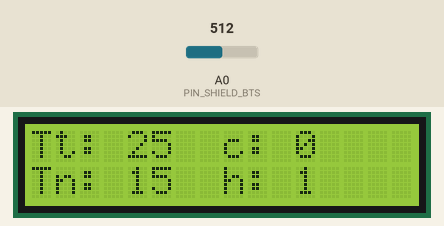
A sketch run on a simulated Arduino Uno, built with avr-gcc and run on an emulated ATmega328P. On the bench: 16×2 character LCD. Inputs (shaded band) come from the test bench; at power-on: A0 (PIN_SHIELD_BTS) = 512.

Above: at 0.1 s.
At 1.1 s:
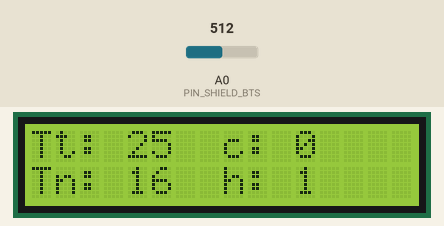
At 2.1 s:
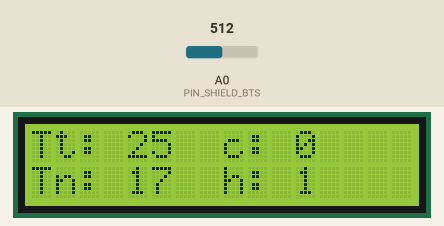
At 5.1 s:
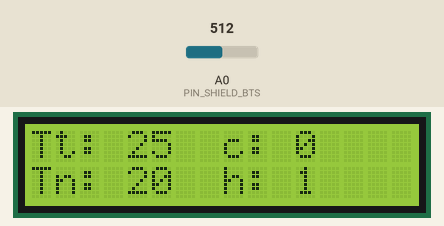
At 7.1 s:
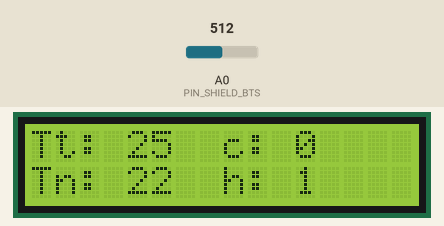
At 10.1 s:
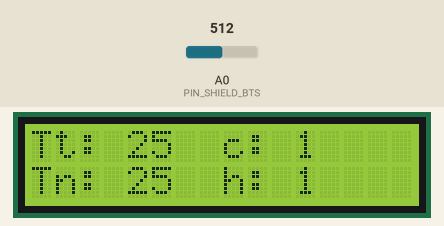

The sketch:

thermostat.ino
```cpp
#include <LiquidCrystal.h>

#include "defines.h"


LiquidCrystal lcd(PIN_LCD_RS, PIN_LCD_EN, PIN_LCD_D4, PIN_LCD_D5, PIN_LCD_D6, PIN_LCD_D7);

bool g_light_is_on = true;

int8_t g_prev_bt_state = BT_NONE;
unsigned long g_bt_delay = 0;

int8_t g_temp_now = 15;
int8_t g_temp_target = 25;

unsigned long g_time_last_regulation = 0;


void printTempTarget()
{
	lcd.setCursor(0, 0);
	lcd.print(F("Tt: "));

	lcd.setCursor(4, 0);
	lcd.print(g_temp_target);

	if (g_temp_target < 10)
	{
		lcd.setCursor(5, 0);
		lcd.print(F(" "));
	}
}

void printTempNow()
{
	lcd.setCursor(0, 1);
	lcd.print(F("Tn: "));

	lcd.setCursor(4, 1);
	lcd.print(g_temp_now);

	if (g_temp_now < 10)
	{
		lcd.setCursor(5, 1);
		lcd.print(F(" "));
	}
}

void printCooling(int8_t v)
{
	lcd.setCursor(8, 0);
	lcd.print(F("c: "));

	lcd.setCursor(11, 0);
	lcd.print(v);
}

void printHeating(int8_t v)
{
	lcd.setCursor(8, 1);
	lcd.print(F("h: "));

	lcd.setCursor(11, 1);
	lcd.print(v);
}

void setup()
{
    pinMode(PIN_LCD_LIGHT, INPUT);

    lcd.begin(16, 2);

    printTempNow();
    printTempTarget();
}

void toggleLight()
{
    if (g_light_is_on)
    {
        pinMode(PIN_LCD_LIGHT, OUTPUT);
        digitalWrite(PIN_LCD_LIGHT, LOW);
        g_light_is_on = false;
    }
    else
    {
        pinMode(PIN_LCD_LIGHT, INPUT);
        g_light_is_on = true;
    }
}

void btUp()
{
	if (g_temp_target < TEMP_MAX_TARGET)
	{
		g_temp_target++;
		printTempTarget();
	}
}

void btDown()
{
	if (g_temp_target > TEMP_MIN_TARGET)
	{
		g_temp_target--;
		printTempTarget();
	}
}

void btSelect()
{
	toggleLight();
}

void btReleased(int8_t bt)
{
    if (bt == BT_DOWN)
        btDown();
    else if (bt == BT_UP)
        btUp();
    else if (bt == BT_SELECT)
    	btSelect();
}

int8_t checkButtonPress()
{
    int8_t bt;
    const int16_t bt_analog_value = analogRead(PIN_SHIELD_BTS);

    if (bt_analog_value < RIGHT_THRESHOLD)
        bt = BT_RIGHT;
    else if (bt_analog_value < DOWN_THRESHOLD)
        bt = BT_UP;
    else if (bt_analog_value < UP_THRESHOLD)
        bt = BT_DOWN;
    else if (bt_analog_value < LEFT_THRESHOLD)
        bt = BT_LEFT;
    else if (bt_analog_value < SEL_THRESHOLD)
        bt = BT_SELECT;
    else
        bt = BT_NONE;

    return bt;
}

void handleButtonPress(const int8_t bt)
{
    if ((millis() - g_bt_delay) > DEBOUNCE_TIME)
    {
        if ((bt == BT_NONE) && (g_prev_bt_state != BT_NONE))
        {
            btReleased(g_prev_bt_state);
            g_bt_delay = millis();
        }
    }
    g_prev_bt_state = bt;
}

int8_t passed_regulation_interval()
{
	unsigned long time_now = millis();
	if (time_now - g_time_last_regulation >= REGULATION_INTERVAL)
	{
		g_time_last_regulation = time_now;
		return 1;
	}
	return 0;
}

void loop()
{
    // Increase or decrease target temperature
    const int8_t bt_pressed = checkButtonPress();
	handleButtonPress(bt_pressed);

	// Show if it is cooling
    if (g_temp_now >= g_temp_target)
    	printCooling(1);
    else
    	printCooling(0);

	// Show if it is heating
    if (g_temp_now <= g_temp_target)
    	printHeating(1);
    else
    	printHeating(0);

	// Regulate temperature
	if (passed_regulation_interval())
	{
		if (g_temp_now < g_temp_target)
	    {
			g_temp_now++;
	    	printTempNow();
	    }
		else if (g_temp_now > g_temp_target)
	    {
	    	g_temp_now--;
	    	printTempNow();
	    }
	}
}
```

defines.h
```cpp
// Serial pins
#define PIN_D0 0
#define PIN_D1 1

#define PIN_D2 2
#define PIN_D3 3

// LCD Shield pins
#define PIN_SHIELD_BTS A0
#define PIN_LCD_D4 4
#define PIN_LCD_D5 5
#define PIN_LCD_D6 6
#define PIN_LCD_D7 7
#define PIN_LCD_RS 8
#define PIN_LCD_EN 9
#define PIN_LCD_LIGHT 10

// SPI pins
#define PIN_MOSI 11
#define PIN_MISO 12
#define PIN_CLK  13

// Analog voltage in A0 for LCD Shield buttons
#define SEL_THRESHOLD   800
#define LEFT_THRESHOLD  600
#define UP_THRESHOLD    400
#define DOWN_THRESHOLD  200
#define RIGHT_THRESHOLD  60

// Buttons
#define BT_NONE   0
#define BT_SELECT 1
#define BT_LEFT   2
#define BT_UP     3
#define BT_DOWN   4
#define BT_RIGHT  5

#define DEBOUNCE_TIME 50

#define NUM_SCREENS 6

// Temperature regulation
#define REGULATION_INTERVAL 1000  // ms
#define TEMP_MAX_TARGET 50
#define TEMP_MIN_TARGET 5
```

Measured:
- what the display in image 1 shows lasts 1.0 s, from 1.0 s to 2.0 s
